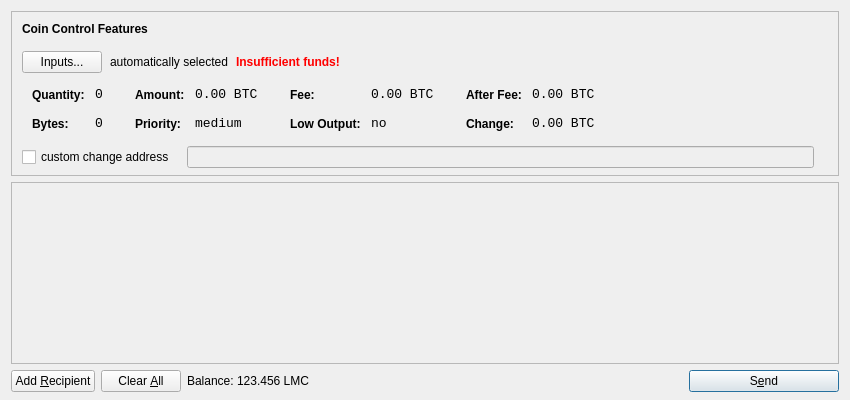
<?xml version="1.0" encoding="UTF-8"?>
<ui version="4.0">
 <class>SendCoinsDialog</class>
 <widget class="QDialog" name="SendCoinsDialog">
  <property name="geometry">
   <rect>
    <x>0</x>
    <y>0</y>
    <width>850</width>
    <height>400</height>
   </rect>
  </property>
  <property name="windowTitle">
   <string>Send Coins</string>
  </property>
  <layout class="QVBoxLayout" name="verticalLayout" stretch="0,1,0">
   <property name="bottomMargin">
    <number>8</number>
   </property>
   <item>
    <widget class="QFrame" name="frameCoinControl">
     <property name="sizePolicy">
      <sizepolicy hsizetype="Expanding" vsizetype="Expanding">
       <horstretch>0</horstretch>
       <verstretch>0</verstretch>
      </sizepolicy>
     </property>
     <property name="maximumSize">
      <size>
       <width>16777215</width>
       <height>16777215</height>
      </size>
     </property>
     <property name="frameShape">
      <enum>QFrame::StyledPanel</enum>
     </property>
     <property name="frameShadow">
      <enum>QFrame::Sunken</enum>
     </property>
     <layout class="QVBoxLayout" name="verticalLayoutCoinControl2">
      <property name="spacing">
       <number>-1</number>
      </property>
      <property name="leftMargin">
       <number>0</number>
      </property>
      <property name="topMargin">
       <number>0</number>
      </property>
      <property name="rightMargin">
       <number>0</number>
      </property>
      <property name="bottomMargin">
       <number>6</number>
      </property>
      <item>
       <layout class="QVBoxLayout" name="verticalLayoutCoinControl" stretch="0,0,0,0,1">
        <property name="spacing">
         <number>0</number>
        </property>
        <property name="leftMargin">
         <number>10</number>
        </property>
        <property name="topMargin">
         <number>10</number>
        </property>
        <item>
         <layout class="QHBoxLayout" name="horizontalLayoutCoinControl1">
          <property name="bottomMargin">
           <number>15</number>
          </property>
          <item>
           <widget class="QLabel" name="labelCoinControlFeatures">
            <property name="sizePolicy">
             <sizepolicy hsizetype="Preferred" vsizetype="Maximum">
              <horstretch>0</horstretch>
              <verstretch>0</verstretch>
             </sizepolicy>
            </property>
            <property name="font">
             <font>
              <weight>75</weight>
              <bold>true</bold>
             </font>
            </property>
            <property name="styleSheet">
             <string notr="true">font-weight:bold;</string>
            </property>
            <property name="text">
             <string>Coin Control Features</string>
            </property>
           </widget>
          </item>
         </layout>
        </item>
        <item>
         <layout class="QHBoxLayout" name="horizontalLayoutCoinControl2" stretch="0,0,0,0">
          <property name="spacing">
           <number>8</number>
          </property>
          <property name="bottomMargin">
           <number>10</number>
          </property>
          <item>
           <widget class="QPushButton" name="pushButtonCoinControl">
            <property name="styleSheet">
             <string notr="true"/>
            </property>
            <property name="text">
             <string>Inputs...</string>
            </property>
           </widget>
          </item>
          <item>
           <widget class="QLabel" name="labelCoinControlAutomaticallySelected">
            <property name="text">
             <string>automatically selected</string>
            </property>
            <property name="margin">
             <number>5</number>
            </property>
           </widget>
          </item>
          <item>
           <widget class="QLabel" name="labelCoinControlInsuffFunds">
            <property name="font">
             <font>
              <weight>75</weight>
              <bold>true</bold>
             </font>
            </property>
            <property name="styleSheet">
             <string notr="true">color:red;font-weight:bold;</string>
            </property>
            <property name="text">
             <string>Insufficient funds!</string>
            </property>
            <property name="margin">
             <number>5</number>
            </property>
           </widget>
          </item>
          <item>
           <spacer name="horizontalSpacerCoinControl">
            <property name="orientation">
             <enum>Qt::Horizontal</enum>
            </property>
            <property name="sizeHint" stdset="0">
             <size>
              <width>40</width>
              <height>1</height>
             </size>
            </property>
           </spacer>
          </item>
         </layout>
        </item>
        <item>
         <widget class="QWidget" name="widgetCoinControl" native="true">
          <property name="sizePolicy">
           <sizepolicy hsizetype="Preferred" vsizetype="Preferred">
            <horstretch>0</horstretch>
            <verstretch>0</verstretch>
           </sizepolicy>
          </property>
          <property name="minimumSize">
           <size>
            <width>0</width>
            <height>0</height>
           </size>
          </property>
          <property name="styleSheet">
           <string notr="true"/>
          </property>
          <layout class="QHBoxLayout" name="horizontalLayoutCoinControl5">
           <property name="margin">
            <number>0</number>
           </property>
           <item>
            <layout class="QHBoxLayout" name="horizontalLayoutCoinControl3" stretch="0,0,0,1">
             <property name="spacing">
              <number>20</number>
             </property>
             <property name="topMargin">
              <number>0</number>
             </property>
             <property name="bottomMargin">
              <number>10</number>
             </property>
             <item>
              <layout class="QFormLayout" name="formLayoutCoinControl1">
               <property name="horizontalSpacing">
                <number>10</number>
               </property>
               <property name="verticalSpacing">
                <number>14</number>
               </property>
               <property name="leftMargin">
                <number>10</number>
               </property>
               <property name="topMargin">
                <number>4</number>
               </property>
               <property name="rightMargin">
                <number>6</number>
               </property>
               <item row="0" column="0">
                <widget class="QLabel" name="labelCoinControlQuantityText">
                 <property name="styleSheet">
                  <string notr="true">font-weight:bold;</string>
                 </property>
                 <property name="text">
                  <string>Quantity:</string>
                 </property>
                 <property name="margin">
                  <number>0</number>
                 </property>
                </widget>
               </item>
               <item row="0" column="1">
                <widget class="QLabel" name="labelCoinControlQuantity">
                 <property name="font">
                  <font>
                   <family>Monospace</family>
                   <pointsize>10</pointsize>
                  </font>
                 </property>
                 <property name="cursor">
                  <cursorShape>IBeamCursor</cursorShape>
                 </property>
                 <property name="contextMenuPolicy">
                  <enum>Qt::ActionsContextMenu</enum>
                 </property>
                 <property name="text">
                  <string notr="true">0</string>
                 </property>
                 <property name="margin">
                  <number>0</number>
                 </property>
                 <property name="textInteractionFlags">
                  <set>Qt::LinksAccessibleByMouse|Qt::TextSelectableByKeyboard|Qt::TextSelectableByMouse</set>
                 </property>
                </widget>
               </item>
               <item row="1" column="0">
                <widget class="QLabel" name="labelCoinControlBytesText">
                 <property name="styleSheet">
                  <string notr="true">font-weight:bold;</string>
                 </property>
                 <property name="text">
                  <string>Bytes:</string>
                 </property>
                </widget>
               </item>
               <item row="1" column="1">
                <widget class="QLabel" name="labelCoinControlBytes">
                 <property name="font">
                  <font>
                   <family>Monospace</family>
                   <pointsize>10</pointsize>
                  </font>
                 </property>
                 <property name="cursor">
                  <cursorShape>IBeamCursor</cursorShape>
                 </property>
                 <property name="contextMenuPolicy">
                  <enum>Qt::ActionsContextMenu</enum>
                 </property>
                 <property name="text">
                  <string notr="true">0</string>
                 </property>
                 <property name="textInteractionFlags">
                  <set>Qt::LinksAccessibleByMouse|Qt::TextSelectableByKeyboard|Qt::TextSelectableByMouse</set>
                 </property>
                </widget>
               </item>
              </layout>
             </item>
             <item>
              <layout class="QFormLayout" name="formLayoutCoinControl2">
               <property name="horizontalSpacing">
                <number>10</number>
               </property>
               <property name="verticalSpacing">
                <number>14</number>
               </property>
               <property name="leftMargin">
                <number>6</number>
               </property>
               <property name="topMargin">
                <number>4</number>
               </property>
               <property name="rightMargin">
                <number>6</number>
               </property>
               <item row="0" column="0">
                <widget class="QLabel" name="labelCoinControlAmountText">
                 <property name="styleSheet">
                  <string notr="true">font-weight:bold;</string>
                 </property>
                 <property name="text">
                  <string>Amount:</string>
                 </property>
                 <property name="margin">
                  <number>0</number>
                 </property>
                </widget>
               </item>
               <item row="0" column="1">
                <widget class="QLabel" name="labelCoinControlAmount">
                 <property name="font">
                  <font>
                   <family>Monospace</family>
                   <pointsize>10</pointsize>
                  </font>
                 </property>
                 <property name="cursor">
                  <cursorShape>IBeamCursor</cursorShape>
                 </property>
                 <property name="contextMenuPolicy">
                  <enum>Qt::ActionsContextMenu</enum>
                 </property>
                 <property name="text">
                  <string notr="true">0.00 BTC</string>
                 </property>
                 <property name="textInteractionFlags">
                  <set>Qt::LinksAccessibleByMouse|Qt::TextSelectableByKeyboard|Qt::TextSelectableByMouse</set>
                 </property>
                </widget>
               </item>
               <item row="1" column="0">
                <widget class="QLabel" name="labelCoinControlPriorityText">
                 <property name="styleSheet">
                  <string notr="true">font-weight:bold;</string>
                 </property>
                 <property name="text">
                  <string>Priority:</string>
                 </property>
                </widget>
               </item>
               <item row="1" column="1">
                <widget class="QLabel" name="labelCoinControlPriority">
                 <property name="font">
                  <font>
                   <family>Monospace</family>
                   <pointsize>10</pointsize>
                  </font>
                 </property>
                 <property name="cursor">
                  <cursorShape>IBeamCursor</cursorShape>
                 </property>
                 <property name="contextMenuPolicy">
                  <enum>Qt::ActionsContextMenu</enum>
                 </property>
                 <property name="text">
                  <string>medium</string>
                 </property>
                 <property name="textInteractionFlags">
                  <set>Qt::LinksAccessibleByMouse|Qt::TextSelectableByKeyboard|Qt::TextSelectableByMouse</set>
                 </property>
                </widget>
               </item>
              </layout>
             </item>
             <item>
              <layout class="QFormLayout" name="formLayoutCoinControl3">
               <property name="horizontalSpacing">
                <number>10</number>
               </property>
               <property name="verticalSpacing">
                <number>14</number>
               </property>
               <property name="leftMargin">
                <number>6</number>
               </property>
               <property name="topMargin">
                <number>4</number>
               </property>
               <property name="rightMargin">
                <number>6</number>
               </property>
               <item row="0" column="0">
                <widget class="QLabel" name="labelCoinControlFeeText">
                 <property name="styleSheet">
                  <string notr="true">font-weight:bold;</string>
                 </property>
                 <property name="text">
                  <string>Fee:</string>
                 </property>
                 <property name="margin">
                  <number>0</number>
                 </property>
                </widget>
               </item>
               <item row="0" column="1">
                <widget class="QLabel" name="labelCoinControlFee">
                 <property name="font">
                  <font>
                   <family>Monospace</family>
                   <pointsize>10</pointsize>
                  </font>
                 </property>
                 <property name="cursor">
                  <cursorShape>IBeamCursor</cursorShape>
                 </property>
                 <property name="contextMenuPolicy">
                  <enum>Qt::ActionsContextMenu</enum>
                 </property>
                 <property name="text">
                  <string notr="true">0.00 BTC</string>
                 </property>
                 <property name="textInteractionFlags">
                  <set>Qt::LinksAccessibleByMouse|Qt::TextSelectableByKeyboard|Qt::TextSelectableByMouse</set>
                 </property>
                </widget>
               </item>
               <item row="1" column="0">
                <widget class="QLabel" name="labelCoinControlLowOutputText">
                 <property name="styleSheet">
                  <string notr="true">font-weight:bold;</string>
                 </property>
                 <property name="text">
                  <string>Low Output:</string>
                 </property>
                </widget>
               </item>
               <item row="1" column="1">
                <widget class="QLabel" name="labelCoinControlLowOutput">
                 <property name="font">
                  <font>
                   <family>Monospace</family>
                   <pointsize>10</pointsize>
                  </font>
                 </property>
                 <property name="cursor">
                  <cursorShape>IBeamCursor</cursorShape>
                 </property>
                 <property name="contextMenuPolicy">
                  <enum>Qt::ActionsContextMenu</enum>
                 </property>
                 <property name="text">
                  <string>no</string>
                 </property>
                 <property name="textInteractionFlags">
                  <set>Qt::LinksAccessibleByMouse|Qt::TextSelectableByKeyboard|Qt::TextSelectableByMouse</set>
                 </property>
                </widget>
               </item>
              </layout>
             </item>
             <item>
              <layout class="QFormLayout" name="formLayoutCoinControl4">
               <property name="horizontalSpacing">
                <number>10</number>
               </property>
               <property name="verticalSpacing">
                <number>14</number>
               </property>
               <property name="leftMargin">
                <number>6</number>
               </property>
               <property name="topMargin">
                <number>4</number>
               </property>
               <property name="rightMargin">
                <number>6</number>
               </property>
               <item row="0" column="0">
                <widget class="QLabel" name="labelCoinControlAfterFeeText">
                 <property name="styleSheet">
                  <string notr="true">font-weight:bold;</string>
                 </property>
                 <property name="text">
                  <string>After Fee:</string>
                 </property>
                 <property name="margin">
                  <number>0</number>
                 </property>
                </widget>
               </item>
               <item row="0" column="1">
                <widget class="QLabel" name="labelCoinControlAfterFee">
                 <property name="font">
                  <font>
                   <family>Monospace</family>
                   <pointsize>10</pointsize>
                  </font>
                 </property>
                 <property name="cursor">
                  <cursorShape>IBeamCursor</cursorShape>
                 </property>
                 <property name="contextMenuPolicy">
                  <enum>Qt::ActionsContextMenu</enum>
                 </property>
                 <property name="text">
                  <string notr="true">0.00 BTC</string>
                 </property>
                 <property name="textInteractionFlags">
                  <set>Qt::LinksAccessibleByMouse|Qt::TextSelectableByKeyboard|Qt::TextSelectableByMouse</set>
                 </property>
                </widget>
               </item>
               <item row="1" column="0">
                <widget class="QLabel" name="labelCoinControlChangeText">
                 <property name="styleSheet">
                  <string notr="true">font-weight:bold;</string>
                 </property>
                 <property name="text">
                  <string>Change:</string>
                 </property>
                </widget>
               </item>
               <item row="1" column="1">
                <widget class="QLabel" name="labelCoinControlChange">
                 <property name="font">
                  <font>
                   <family>Monospace</family>
                   <pointsize>10</pointsize>
                  </font>
                 </property>
                 <property name="cursor">
                  <cursorShape>IBeamCursor</cursorShape>
                 </property>
                 <property name="contextMenuPolicy">
                  <enum>Qt::ActionsContextMenu</enum>
                 </property>
                 <property name="text">
                  <string notr="true">0.00 BTC</string>
                 </property>
                 <property name="textInteractionFlags">
                  <set>Qt::LinksAccessibleByMouse|Qt::TextSelectableByKeyboard|Qt::TextSelectableByMouse</set>
                 </property>
                </widget>
               </item>
              </layout>
             </item>
            </layout>
           </item>
          </layout>
         </widget>
        </item>
        <item>
         <layout class="QHBoxLayout" name="horizontalLayoutCoinControl4" stretch="0,0,0">
          <property name="spacing">
           <number>12</number>
          </property>
          <property name="sizeConstraint">
           <enum>QLayout::SetDefaultConstraint</enum>
          </property>
          <property name="topMargin">
           <number>5</number>
          </property>
          <property name="rightMargin">
           <number>5</number>
          </property>
          <item>
           <widget class="QCheckBox" name="checkBoxCoinControlChange">
            <property name="text">
             <string>custom change address</string>
            </property>
           </widget>
          </item>
          <item>
           <widget class="QLineEdit" name="lineEditCoinControlChange">
            <property name="enabled">
             <bool>false</bool>
            </property>
            <property name="sizePolicy">
             <sizepolicy hsizetype="Expanding" vsizetype="Fixed">
              <horstretch>0</horstretch>
              <verstretch>0</verstretch>
             </sizepolicy>
            </property>
           </widget>
          </item>
          <item>
           <widget class="QLabel" name="labelCoinControlChangeLabel">
            <property name="sizePolicy">
             <sizepolicy hsizetype="Preferred" vsizetype="Expanding">
              <horstretch>0</horstretch>
              <verstretch>0</verstretch>
             </sizepolicy>
            </property>
            <property name="minimumSize">
             <size>
              <width>0</width>
              <height>0</height>
             </size>
            </property>
            <property name="text">
             <string/>
            </property>
            <property name="margin">
             <number>3</number>
            </property>
           </widget>
          </item>
         </layout>
        </item>
        <item>
         <spacer name="verticalSpacerCoinControl">
          <property name="orientation">
           <enum>Qt::Vertical</enum>
          </property>
          <property name="sizeHint" stdset="0">
           <size>
            <width>800</width>
            <height>1</height>
           </size>
          </property>
         </spacer>
        </item>
       </layout>
      </item>
     </layout>
    </widget>
   </item>
   <item>
    <widget class="QScrollArea" name="scrollArea">
     <property name="widgetResizable">
      <bool>true</bool>
     </property>
     <widget class="QWidget" name="scrollAreaWidgetContents">
      <property name="geometry">
       <rect>
        <x>0</x>
        <y>0</y>
        <width>830</width>
        <height>165</height>
       </rect>
      </property>
      <layout class="QVBoxLayout" name="verticalLayout_2">
       <property name="margin">
        <number>0</number>
       </property>
       <item>
        <layout class="QVBoxLayout" name="entries">
         <property name="spacing">
          <number>6</number>
         </property>
        </layout>
       </item>
       <item>
        <spacer name="verticalSpacer">
         <property name="orientation">
          <enum>Qt::Vertical</enum>
         </property>
         <property name="sizeHint" stdset="0">
          <size>
           <width>20</width>
           <height>40</height>
          </size>
         </property>
        </spacer>
       </item>
      </layout>
     </widget>
    </widget>
   </item>
   <item>
    <layout class="QHBoxLayout" name="horizontalLayout">
     <item>
      <widget class="QPushButton" name="addButton">
       <property name="toolTip">
        <string>Send to multiple recipients at once</string>
       </property>
       <property name="text">
        <string>Add &amp;Recipient</string>
       </property>
       <property name="icon">
        <iconset resource="../bitcoin.qrc">
         <normaloff>:/icons/add</normaloff>:/icons/add</iconset>
       </property>
       <property name="autoDefault">
        <bool>false</bool>
       </property>
      </widget>
     </item>
     <item>
      <widget class="QPushButton" name="clearButton">
       <property name="sizePolicy">
        <sizepolicy hsizetype="Minimum" vsizetype="Fixed">
         <horstretch>0</horstretch>
         <verstretch>0</verstretch>
        </sizepolicy>
       </property>
       <property name="toolTip">
        <string>Remove all transaction fields</string>
       </property>
       <property name="text">
        <string>Clear &amp;All</string>
       </property>
       <property name="icon">
        <iconset resource="../bitcoin.qrc">
         <normaloff>:/icons/remove</normaloff>:/icons/remove</iconset>
       </property>
       <property name="autoRepeatDelay">
        <number>300</number>
       </property>
       <property name="autoDefault">
        <bool>false</bool>
       </property>
      </widget>
     </item>
     <item>
      <layout class="QHBoxLayout" name="horizontalLayout_2">
       <property name="spacing">
        <number>3</number>
       </property>
       <item>
        <widget class="QLabel" name="label">
         <property name="text">
          <string>Balance:</string>
         </property>
        </widget>
       </item>
       <item>
        <widget class="QLabel" name="labelBalance">
         <property name="cursor">
          <cursorShape>IBeamCursor</cursorShape>
         </property>
         <property name="text">
          <string>123.456 LMC</string>
         </property>
         <property name="textInteractionFlags">
          <set>Qt::LinksAccessibleByMouse|Qt::TextSelectableByKeyboard|Qt::TextSelectableByMouse</set>
         </property>
        </widget>
       </item>
      </layout>
     </item>
     <item>
      <spacer name="horizontalSpacer">
       <property name="orientation">
        <enum>Qt::Horizontal</enum>
       </property>
       <property name="sizeHint" stdset="0">
        <size>
         <width>40</width>
         <height>20</height>
        </size>
       </property>
      </spacer>
     </item>
     <item>
      <widget class="QPushButton" name="sendButton">
       <property name="minimumSize">
        <size>
         <width>150</width>
         <height>0</height>
        </size>
       </property>
       <property name="toolTip">
        <string>Confirm the send action</string>
       </property>
       <property name="text">
        <string>S&amp;end</string>
       </property>
       <property name="icon">
        <iconset resource="../bitcoin.qrc">
         <normaloff>:/icons/send</normaloff>:/icons/send</iconset>
       </property>
       <property name="default">
        <bool>true</bool>
       </property>
      </widget>
     </item>
    </layout>
   </item>
  </layout>
 </widget>
 <resources>
  <include location="../bitcoin.qrc"/>
 </resources>
 <connections/>
</ui>
